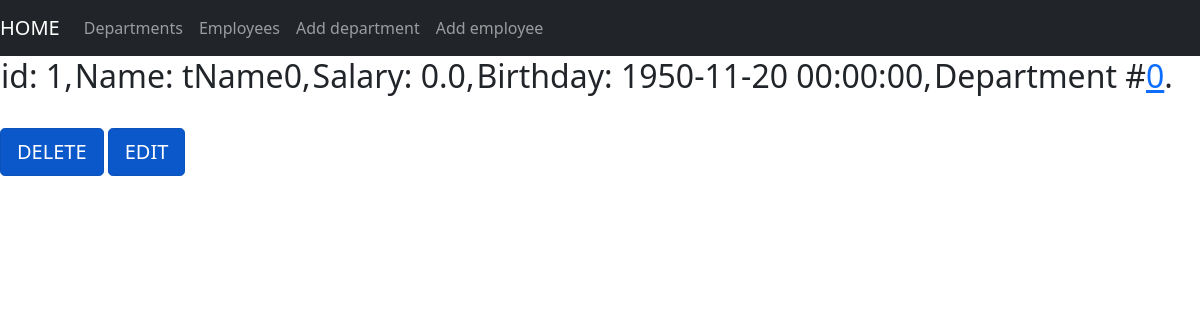
Page /view/employees/1 on the committed database.
### models/models.py (models this page shows, shortened)
class Employee(db.Model):
    id_empl = db.Column(db.Integer, primary_key=True, autoincrement=True)
    name = db.Column(db.String(140))
    salary = db.Column(db.Float)
    birthday = db.Column(db.DateTime)
    id_empl_dept = db.Column(db.Integer, db.ForeignKey('department.id_dept'))

### views/view_employees.py (the view)
@view_employees_blueprint.route('/<int:id_empl>')
def employee_item(id_empl):
    employee = get_employee(id_empl)
    return render_template('employee.html', employee=employee)

### service/crud.py (called while the page is built)
def get_employee(id_empl):
    employee = Employee.query.filter(Employee.id_empl == id_empl).first()
    to_return = {'id': employee.id_empl, 'name': employee.name, 'salary': employee.salary,
                 'birthday': employee.birthday, 'department': employee.id_empl_dept}
    return to_return

### views/templates/employee.html
{% extends 'base.html' %}
{% block content %}
<table>
    <tr>
        <td><h2> id: {{ employee['id'] }},</h2></td> <td><h2> Name: {{ employee['name'] }},  </h2></td> <td><h2> Salary: {{ employee['salary']}},</h2></td>
        <td><h2> Birthday: {{ employee['birthday'] }},</h2></td> <td><h2> Department #<a href="{{url_for('view_departments.department_item', id_dept = employee.department)}}">{{ employee['department'] }}</a>.</h2></td>
    </tr>
</table>
<br>
<a href="{{ url_for('view_employees.delete_employee', id_empl =employee.id) }}" class="btn btn-primary btn-lg active" role="button" aria-pressed="true">DELETE</a>
<a href="{{ url_for('view_employees.edit_employee', id_empl =employee.id) }}" class="btn btn-primary btn-lg active" role="button" aria-pressed="true">EDIT</a>
{% endblock %}

### rows in the picture
Employee: name "tName0", salary "0.0", birthday "1950-11-20 00:00:00"

### other values in the picture
{{ employee['id'] }} "1"
{{ employee['department'] }} "0"
